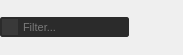
<?xml version="1.0" encoding="UTF-8"?>
<ui version="4.0">
 <class>Form</class>
 <widget class="QWidget" name="Form">
  <property name="geometry">
   <rect>
    <x>0</x>
    <y>0</y>
    <width>183</width>
    <height>55</height>
   </rect>
  </property>
  <property name="windowTitle">
   <string>Form</string>
  </property>
  <property name="styleSheet">
   <string notr="true">QToolButton#filterBoxButton {
    background-color: rgb(57, 57, 57);
    padding: 0px;
	border: 0px;
	margin: 1px;
}
QToolButton#filterBoxButton:hover {
    background-color: rgb(108, 108, 108);
}
QToolButton#filterBoxButton:checked {
    background-color: rgb(43, 43, 43);
}
QFrame#filterBoxFrame {
    border: 1px solid rgb(43, 43, 43);
    background-color: rgb(43, 43, 43);
    border-radius: 2px;
}
QFrame#filterBoxFrame:hover {
    border: 1px solid rgb(150, 146, 137);
}
QLineEdit#filterBoxLine {
    border: 1px solid rgb(43, 43, 43);
    background-color: rgb(43, 43, 43);
    border-radius: 0px;
    color: rgb(200, 200, 200);
    padding: 0px;
}
QLineEdit#filterBoxLine:focus {
    border: 1px solid rgb(43, 43, 43);
    background-color: rgb(55, 55, 55);
}</string>
  </property>
  <layout class="QHBoxLayout" name="horizontalLayout_2">
   <property name="spacing">
    <number>0</number>
   </property>
   <property name="leftMargin">
    <number>0</number>
   </property>
   <property name="topMargin">
    <number>0</number>
   </property>
   <property name="rightMargin">
    <number>0</number>
   </property>
   <property name="bottomMargin">
    <number>0</number>
   </property>
   <item>
    <widget class="QFrame" name="filterBoxFrame">
     <property name="maximumSize">
      <size>
       <width>16777215</width>
       <height>20</height>
      </size>
     </property>
     <layout class="QHBoxLayout" name="horizontalLayout_8">
      <property name="spacing">
       <number>1</number>
      </property>
      <property name="leftMargin">
       <number>0</number>
      </property>
      <property name="topMargin">
       <number>0</number>
      </property>
      <property name="rightMargin">
       <number>0</number>
      </property>
      <property name="bottomMargin">
       <number>0</number>
      </property>
      <item>
       <widget class="QToolButton" name="filterBoxButton">
        <property name="minimumSize">
         <size>
          <width>18</width>
          <height>18</height>
         </size>
        </property>
        <property name="maximumSize">
         <size>
          <width>18</width>
          <height>18</height>
         </size>
        </property>
        <property name="text">
         <string/>
        </property>
        <property name="icon">
         <iconset resource="../../resources.qrc">
          <normaloff>:/resources/general/searchLight.svg</normaloff>:/resources/general/searchLight.svg</iconset>
        </property>
        <property name="checkable">
         <bool>true</bool>
        </property>
       </widget>
      </item>
      <item>
       <widget class="QLineEdit" name="filterBoxLine">
        <property name="sizePolicy">
         <sizepolicy hsizetype="MinimumExpanding" vsizetype="Minimum">
          <horstretch>0</horstretch>
          <verstretch>0</verstretch>
         </sizepolicy>
        </property>
        <property name="minimumSize">
         <size>
          <width>0</width>
          <height>9</height>
         </size>
        </property>
        <property name="maximumSize">
         <size>
          <width>16777215</width>
          <height>18</height>
         </size>
        </property>
        <property name="font">
         <font>
          <pointsize>8</pointsize>
         </font>
        </property>
        <property name="frame">
         <bool>false</bool>
        </property>
        <property name="placeholderText">
         <string>Filter...</string>
        </property>
        <property name="clearButtonEnabled">
         <bool>true</bool>
        </property>
       </widget>
      </item>
     </layout>
    </widget>
   </item>
   <item>
    <spacer name="horizontalSpacer">
     <property name="orientation">
      <enum>Qt::Horizontal</enum>
     </property>
     <property name="sizeType">
      <enum>QSizePolicy::MinimumExpanding</enum>
     </property>
     <property name="sizeHint" stdset="0">
      <size>
       <width>40</width>
       <height>20</height>
      </size>
     </property>
    </spacer>
   </item>
  </layout>
 </widget>
 <resources>
  <include location="../../resources.qrc"/>
 </resources>
 <connections>
  <connection>
   <sender>filterBoxButton</sender>
   <signal>toggled(bool)</signal>
   <receiver>filterBoxLine</receiver>
   <slot>setVisible(bool)</slot>
   <hints>
    <hint type="sourcelabel">
     <x>19</x>
     <y>149</y>
    </hint>
    <hint type="destinationlabel">
     <x>209</x>
     <y>149</y>
    </hint>
   </hints>
  </connection>
 </connections>
</ui>
